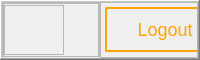
     <widget class="QFrame" name="main_header">
      <property name="minimumSize">
       <size>
        <width>55</width>
        <height>60</height>
       </size>
      </property>
      <property name="maximumSize">
       <size>
        <width>16777215</width>
        <height>59</height>
       </size>
      </property>
      <property name="styleSheet">
       <string notr="true"/>
      </property>
      <property name="frameShape">
       <enum>QFrame::WinPanel</enum>
      </property>
      <property name="frameShadow">
       <enum>QFrame::Raised</enum>
      </property>
      <layout class="QHBoxLayout" name="horizontalLayout_2">
       <property name="spacing">
        <number>0</number>
       </property>
       <property name="leftMargin">
        <number>0</number>
       </property>
       <property name="topMargin">
        <number>0</number>
       </property>
       <property name="rightMargin">
        <number>0</number>
       </property>
       <property name="bottomMargin">
        <number>0</number>
       </property>
       <item>
        <widget class="QFrame" name="tittle_bar_container">
         <property name="minimumSize">
          <size>
           <width>0</width>
           <height>55</height>
          </size>
         </property>
         <property name="maximumSize">
          <size>
           <width>16777215</width>
           <height>55</height>
          </size>
         </property>
         <property name="frameShape">
          <enum>QFrame::StyledPanel</enum>
         </property>
         <property name="frameShadow">
          <enum>QFrame::Raised</enum>
         </property>
         <layout class="QHBoxLayout" name="horizontalLayout_5">
          <property name="spacing">
           <number>0</number>
          </property>
          <property name="leftMargin">
           <number>0</number>
          </property>
          <property name="topMargin">
           <number>0</number>
          </property>
          <property name="rightMargin">
           <number>0</number>
          </property>
          <property name="bottomMargin">
           <number>0</number>
          </property>
          <item>
           <widget class="QFrame" name="tittle_bar">
            <property name="minimumSize">
             <size>
              <width>0</width>
              <height>55</height>
             </size>
            </property>
            <property name="maximumSize">
             <size>
              <width>16777215</width>
              <height>55</height>
             </size>
            </property>
            <property name="styleSheet">
             <string notr="true">QLabel{
	color: white;
}</string>
            </property>
            <property name="frameShape">
             <enum>QFrame::StyledPanel</enum>
            </property>
            <property name="frameShadow">
             <enum>QFrame::Raised</enum>
            </property>
            <layout class="QHBoxLayout" name="horizontalLayout_6">
             <property name="leftMargin">
              <number>0</number>
             </property>
             <property name="topMargin">
              <number>0</number>
             </property>
             <property name="rightMargin">
              <number>0</number>
             </property>
             <property name="bottomMargin">
              <number>0</number>
             </property>
             <item>
              <widget class="QFrame" name="frame_8">
               <property name="maximumSize">
                <size>
                 <width>60</width>
                 <height>50</height>
                </size>
               </property>
               <property name="styleSheet">
                <string notr="true">QPushButton{

color:orange;
background-position: center left;
font-size:18px;
border:none;
}
QPushButton:hover{


	background-color:orange;
font-size :18px;

color:white;

}

QPushButton:pressed {
		background-color:orange;
font-size :15px;

color:white;

}</string>
               </property>
               <property name="frameShape">
                <enum>QFrame::StyledPanel</enum>
               </property>
               <property name="frameShadow">
                <enum>QFrame::Raised</enum>
               </property>
               <layout class="QGridLayout" name="gridLayout">
                <property name="leftMargin">
                 <number>0</number>
                </property>
                <property name="topMargin">
                 <number>0</number>
                </property>
                <property name="rightMargin">
                 <number>0</number>
                </property>
                <property name="bottomMargin">
                 <number>0</number>
                </property>
                <property name="spacing">
                 <number>0</number>
                </property>
                <item row="0" column="0">
                 <widget class="QPushButton" name="Btn_Toggle">
                  <property name="minimumSize">
                   <size>
                    <width>60</width>
                    <height>50</height>
                   </size>
                  </property>
                  <property name="maximumSize">
                   <size>
                    <width>55</width>
                    <height>45</height>
                   </size>
                  </property>
                  <property name="cursor">
                   <cursorShape>PointingHandCursor</cursorShape>
                  </property>
                  <property name="autoFillBackground">
                   <bool>false</bool>
                  </property>
                  <property name="text">
                   <string/>
                  </property>
                  <property name="icon">
                   <iconset>
                    <normaloff>menu.png</normaloff>menu.png</iconset>
                  </property>
                  <property name="iconSize">
                   <size>
                    <width>25</width>
                    <height>25</height>
                   </size>
                  </property>
                 </widget>
                </item>
               </layout>
              </widget>
             </item>
             <item>
              <widget class="QLabel" name="label_6">
               <property name="minimumSize">
                <size>
                 <width>0</width>
                 <height>55</height>
                </size>
               </property>
               <property name="maximumSize">
                <size>
                 <width>16777215</width>
                 <height>55</height>
                </size>
               </property>
               <property name="font">
                <font>
                 <pointsize>-1</pointsize>
                </font>
               </property>
               <property name="styleSheet">
                <string notr="true">font-size :22px;
</string>
               </property>
               <property name="lineWidth">
                <number>1</number>
               </property>
               <property name="midLineWidth">
                <number>-1</number>
               </property>
               <property name="text">
                <string/>
               </property>
               <property name="textFormat">
                <enum>Qt::AutoText</enum>
               </property>
               <property name="pixmap">
                <pixmap>logo.png</pixmap>
               </property>
               <property name="scaledContents">
                <bool>false</bool>
               </property>
               <property name="alignment">
                <set>Qt::AlignCenter</set>
               </property>
               <property name="wordWrap">
                <bool>false</bool>
               </property>
               <property name="margin">
                <number>-1</number>
               </property>
               <property name="indent">
                <number>0</number>
               </property>
               <property name="textInteractionFlags">
                <set>Qt::LinksAccessibleByMouse</set>
               </property>
              </widget>
             </item>
            </layout>
           </widget>
          </item>
         </layout>
        </widget>
       </item>
       <item>
        <widget class="QFrame" name="top_right_btns">
         <property name="maximumSize">
          <size>
           <width>131</width>
           <height>16777215</height>
          </size>
         </property>
         <property name="styleSheet">
          <string notr="true">QPushButton{
	border-radius: 2px;
color:orange;
background-position: center left;
font-size:18px;
border:2px solid orange;
}
QPushButton:hover{


	background-color:orange;
font-size :18px;

color:white;

}

QPushButton:pressed {
		background-color:orange;
font-size :15px;

color:white;

}</string>
         </property>
         <property name="frameShape">
          <enum>QFrame::StyledPanel</enum>
         </property>
         <property name="frameShadow">
          <enum>QFrame::Raised</enum>
         </property>
         <widget class="QPushButton" name="logout_button">
          <property name="geometry">
           <rect>
            <x>5</x>
            <y>5</y>
            <width>120</width>
            <height>45</height>
           </rect>
          </property>
          <property name="minimumSize">
           <size>
            <width>120</width>
            <height>45</height>
           </size>
          </property>
          <property name="cursor">
           <cursorShape>PointingHandCursor</cursorShape>
          </property>
          <property name="styleSheet">
           <string notr="true"/>
          </property>
          <property name="text">
           <string>Logout</string>
          </property>
         </widget>
        </widget>
       </item>
      </layout>
     </widget>
